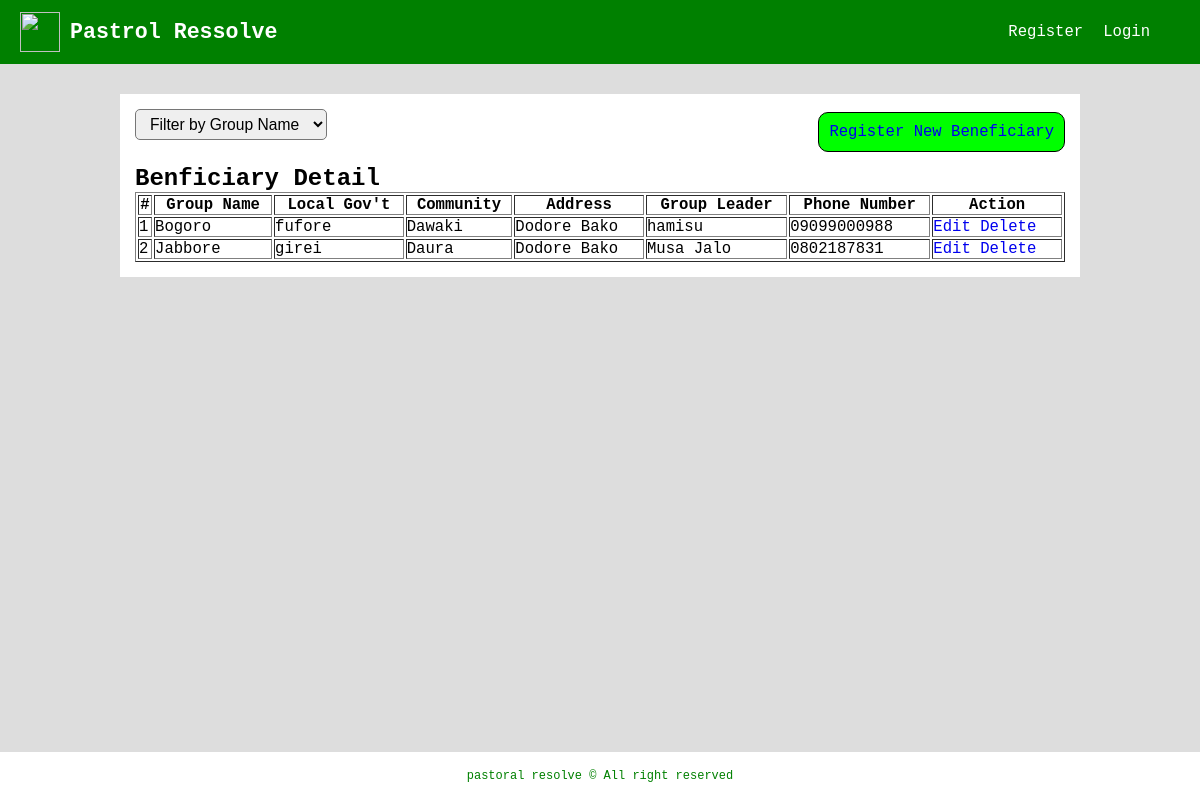
The app's page /pare/viewBeneficiary with its own data.
### pare_app/models.py (models this page shows, shortened)
class BeneficiaryGroupName(models.Model):
	group_name	= models.CharField(_('Group Name'), max_length=200)
	lga 		= models.CharField(_('L.G.A'), choices=LGA_LIST, default='Girei', max_length=50)
	community	= models.CharField(_('Community'), max_length=200)
	address 	= models.CharField(_('Address'), max_length=200)
	group_leader	= models.CharField(_('Group Leader'), max_length=50)
	phone_number	= models.CharField(_('Phone Number'), max_length=11)
	class Meta:
		ordering = ['group_name']

### pare_app/views.py (the view)
# urls.py: path('viewBeneficiary', views.viewBeneficiary, name='viewBeneficiary'),
def viewBeneficiary(request):
	beneficiaries = BeneficiaryGroupName.objects.all()
	context = {'beneficiaries': beneficiaries}
	return render(request, 'pare_app_templates/view_beneficiary.html', context)

### templates/pare_app_templates/view_beneficiary.html (shortened to what this page needs)
{% extends 'base.html' %}
{% load static %}
{% block main %}
	<div class="container">
		<div class="staff-head">
			<div class="search">
				<select id="group">
					<option>Filter by Group Name</option>
				</select>
			</div>
			<a href="{% url 'beneficiary' %}">Register New Beneficiary</a>
		</div>
		<h1>Benficiary Detail</h1>
		<div class="training-content">
			<table border>
				<tr>
					<th>#</th>
					<th>Group Name</th>
					<th>Local Gov't</th>
					<th>Community</th>
					<th>Address</th>
					<th>Group Leader</th>
					<th>Phone Number</th>
					<th>Action</th>
				</tr>
				<tbody class="beneficiary">
					{% for beneficiary in beneficiaries %}
						<tr>
							<td>{{ forloop.counter }}</td>
							<td>{{ beneficiary.group_name }}</td>
							<td>{{ beneficiary.lga }}</td>
							<td>{{ beneficiary.community }}</td>
							<td>{{ beneficiary.address }}</td>
							<td>{{ beneficiary.group_leader }}</td>
							<td>{{ beneficiary.phone_number }}</td>
							<td>
								<a href="#">Edit</a>
								<a href="#">Delete</a>
							</td>
						</tr>
					{% endfor %}
				</tbody>
			</table>
		</div>
	</div>
{% endblock %}

### static/css/style1.css (style rules this page uses)
* { margin: 0; padding: 0; box-sizing: border-box; }
body { font-size: 12px; font-family: monospace, serif, sans-serif; background: #ddd; }
input[type='text'], input[type='password'], input[type='number'], input[type='date'], .login input[type='submit'], select, textarea { width: 100%; padding: 5px 10px; border-radius: 5px; margin-bottom: 15px; font-size: 1.3em; }
a { text-decoration: none; }
.container { width: 80vw; background: #fff; margin: 30px auto 10px; padding: 15px; }
.container .staff-head { display: flex; justify-content: space-between; align-items: center; margin-bottom: 10px; }
.container .staff-head a, .c-head a, input[type='submit'] { background: rgb(0, 255, 0); padding: 10px; font-size: 1.3em; border-radius: 10px; border: solid 1px #000; }
.container h1 { font-size: 2em; }
table { width: 100%; font-size: 1.3em; }

### records on screen
BeneficiaryGroupName: group_name "Bogoro", lga "fufore", community "Dawaki", address "Dodore Bako", group_leader "hamisu", phone_number "09099000988"
BeneficiaryGroupName: group_name "Jabbore", lga "girei", community "Daura", address "Dodore Bako", group_leader "Musa Jalo", phone_number "0802187831"
